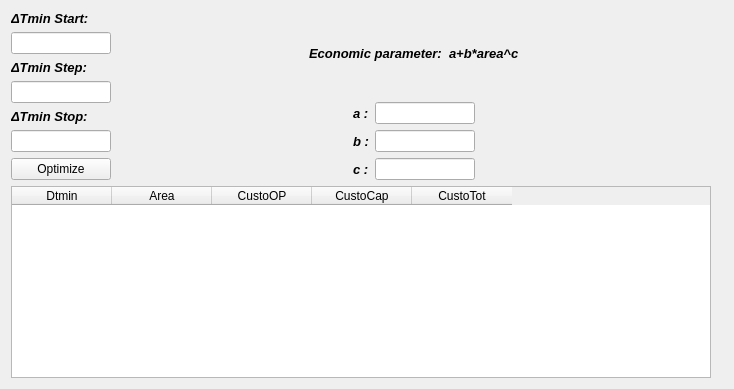
      <widget class="QWidget" name="tab_7">
       <attribute name="title">
        <string>ΔTmin Optimitazation</string>
       </attribute>
       <layout class="QVBoxLayout" name="verticalLayout_8">
        <item>
         <layout class="QHBoxLayout" name="horizontalLayout_15">
          <item>
           <layout class="QVBoxLayout" name="verticalLayout_7">
            <item>
             <layout class="QHBoxLayout" name="horizontalLayout_16">
              <item>
               <layout class="QVBoxLayout" name="verticalLayout_13">
                <item>
                 <layout class="QVBoxLayout" name="verticalLayout_14">
                  <item>
                   <widget class="QLabel" name="label_81">
                    <property name="font">
                     <font>
                      <family>Arial</family>
                      <pointsize>10</pointsize>
                      <weight>75</weight>
                      <italic>true</italic>
                      <bold>true</bold>
                     </font>
                    </property>
                    <property name="layoutDirection">
                     <enum>Qt::LeftToRight</enum>
                    </property>
                    <property name="text">
                     <string>ΔTmin Start:</string>
                    </property>
                   </widget>
                  </item>
                  <item>
                   <widget class="QLineEdit" name="dtstart">
                    <property name="maximumSize">
                     <size>
                      <width>100</width>
                      <height>16777215</height>
                     </size>
                    </property>
                    <property name="alignment">
                     <set>Qt::AlignLeading|Qt::AlignLeft|Qt::AlignVCenter</set>
                    </property>
                    <property name="clearButtonEnabled">
                     <bool>false</bool>
                    </property>
                   </widget>
                  </item>
                  <item>
                   <widget class="QLabel" name="label_82">
                    <property name="font">
                     <font>
                      <family>Arial</family>
                      <pointsize>10</pointsize>
                      <weight>75</weight>
                      <italic>true</italic>
                      <bold>true</bold>
                     </font>
                    </property>
                    <property name="text">
                     <string>ΔTmin Step:</string>
                    </property>
                   </widget>
                  </item>
                  <item>
                   <widget class="QLineEdit" name="dtstep">
                    <property name="maximumSize">
                     <size>
                      <width>100</width>
                      <height>16777215</height>
                     </size>
                    </property>
                   </widget>
                  </item>
                  <item>
                   <widget class="QLabel" name="label_83">
                    <property name="font">
                     <font>
                      <family>Arial</family>
                      <pointsize>10</pointsize>
                      <weight>75</weight>
                      <italic>true</italic>
                      <bold>true</bold>
                     </font>
                    </property>
                    <property name="text">
                     <string>ΔTmin Stop:</string>
                    </property>
                   </widget>
                  </item>
                  <item>
                   <widget class="QLineEdit" name="dtstop">
                    <property name="maximumSize">
                     <size>
                      <width>100</width>
                      <height>16777215</height>
                     </size>
                    </property>
                   </widget>
                  </item>
                  <item>
                   <widget class="QPushButton" name="otimizabotao">
                    <property name="text">
                     <string>Optimize</string>
                    </property>
                   </widget>
                  </item>
                 </layout>
                </item>
               </layout>
              </item>
              <item>
               <layout class="QVBoxLayout" name="verticalLayout_15">
                <item>
                 <layout class="QHBoxLayout" name="horizontalLayout_29">
                  <item>
                   <spacer name="horizontalSpacer_12">
                    <property name="orientation">
                     <enum>Qt::Horizontal</enum>
                    </property>
                    <property name="sizeHint" stdset="0">
                     <size>
                      <width>40</width>
                      <height>20</height>
                     </size>
                    </property>
                   </spacer>
                  </item>
                  <item>
                   <widget class="QLabel" name="label_88">
                    <property name="font">
                     <font>
                      <family>Arial</family>
                      <pointsize>10</pointsize>
                      <weight>75</weight>
                      <italic>true</italic>
                      <bold>true</bold>
                     </font>
                    </property>
                    <property name="text">
                     <string>Economic parameter:  a+b*area^c</string>
                    </property>
                   </widget>
                  </item>
                  <item>
                   <spacer name="horizontalSpacer_13">
                    <property name="orientation">
                     <enum>Qt::Horizontal</enum>
                    </property>
                    <property name="sizeHint" stdset="0">
                     <size>
                      <width>40</width>
                      <height>20</height>
                     </size>
                    </property>
                   </spacer>
                  </item>
                 </layout>
                </item>
                <item>
                 <layout class="QHBoxLayout" name="horizontalLayout_26">
                  <item>
                   <spacer name="horizontalSpacer_5">
                    <property name="orientation">
                     <enum>Qt::Horizontal</enum>
                    </property>
                    <property name="sizeHint" stdset="0">
                     <size>
                      <width>40</width>
                      <height>20</height>
                     </size>
                    </property>
                   </spacer>
                  </item>
                  <item>
                   <widget class="QLabel" name="label_87">
                    <property name="font">
                     <font>
                      <family>Arial</family>
                      <pointsize>10</pointsize>
                      <weight>75</weight>
                      <italic>true</italic>
                      <bold>true</bold>
                     </font>
                    </property>
                    <property name="text">
                     <string>a :</string>
                    </property>
                   </widget>
                  </item>
                  <item>
                   <widget class="QLineEdit" name="dtstart_4">
                    <property name="maximumSize">
                     <size>
                      <width>100</width>
                      <height>16777215</height>
                     </size>
                    </property>
                    <property name="alignment">
                     <set>Qt::AlignLeading|Qt::AlignLeft|Qt::AlignVCenter</set>
                    </property>
                    <property name="clearButtonEnabled">
                     <bool>false</bool>
                    </property>
                   </widget>
                  </item>
                  <item>
                   <spacer name="horizontalSpacer_6">
                    <property name="orientation">
                     <enum>Qt::Horizontal</enum>
                    </property>
                    <property name="sizeHint" stdset="0">
                     <size>
                      <width>40</width>
                      <height>20</height>
                     </size>
                    </property>
                   </spacer>
                  </item>
                 </layout>
                </item>
                <item>
                 <layout class="QHBoxLayout" name="horizontalLayout_27">
                  <item>
                   <spacer name="horizontalSpacer_7">
                    <property name="orientation">
                     <enum>Qt::Horizontal</enum>
                    </property>
                    <property name="sizeHint" stdset="0">
                     <size>
                      <width>40</width>
                      <height>20</height>
                     </size>
                    </property>
                   </spacer>
                  </item>
                  <item>
                   <widget class="QLabel" name="label_85">
                    <property name="font">
                     <font>
                      <family>Arial</family>
                      <pointsize>10</pointsize>
                      <weight>75</weight>
                      <italic>true</italic>
                      <bold>true</bold>
                     </font>
                    </property>
                    <property name="text">
                     <string>b :</string>
                    </property>
                   </widget>
                  </item>
                  <item>
                   <widget class="QLineEdit" name="dtstop_4">
                    <property name="maximumSize">
                     <size>
                      <width>100</width>
                      <height>16777215</height>
                     </size>
                    </property>
                   </widget>
                  </item>
                  <item>
                   <spacer name="horizontalSpacer_8">
                    <property name="orientation">
                     <enum>Qt::Horizontal</enum>
                    </property>
                    <property name="sizeHint" stdset="0">
                     <size>
                      <width>40</width>
                      <height>20</height>
                     </size>
                    </property>
                   </spacer>
                  </item>
                 </layout>
                </item>
                <item>
                 <layout class="QHBoxLayout" name="horizontalLayout_28">
                  <item>
                   <spacer name="horizontalSpacer_9">
                    <property name="orientation">
                     <enum>Qt::Horizontal</enum>
                    </property>
                    <property name="sizeHint" stdset="0">
                     <size>
                      <width>40</width>
                      <height>20</height>
                     </size>
                    </property>
                   </spacer>
                  </item>
                  <item>
                   <widget class="QLabel" name="label_89">
                    <property name="font">
                     <font>
                      <family>Arial</family>
                      <pointsize>10</pointsize>
                      <weight>75</weight>
                      <italic>true</italic>
                      <bold>true</bold>
                     </font>
                    </property>
                    <property name="text">
                     <string>c :</string>
                    </property>
                   </widget>
                  </item>
                  <item>
                   <widget class="QLineEdit" name="dtstop_5">
                    <property name="maximumSize">
                     <size>
                      <width>100</width>
                      <height>16777215</height>
                     </size>
                    </property>
                   </widget>
                  </item>
                  <item>
                   <spacer name="horizontalSpacer_10">
                    <property name="orientation">
                     <enum>Qt::Horizontal</enum>
                    </property>
                    <property name="sizeHint" stdset="0">
                     <size>
                      <width>40</width>
                      <height>20</height>
                     </size>
                    </property>
                   </spacer>
                  </item>
                 </layout>
                </item>
               </layout>
              </item>
             </layout>
            </item>
            <item>
             <widget class="QTableWidget" name="TABELA">
              <property name="minimumSize">
               <size>
                <width>700</width>
                <height>0</height>
               </size>
              </property>
              <column>
               <property name="text">
                <string>Dtmin</string>
               </property>
              </column>
              <column>
               <property name="text">
                <string>Area</string>
               </property>
              </column>
              <column>
               <property name="text">
                <string>CustoOP</string>
               </property>
              </column>
              <column>
               <property name="text">
                <string>CustoCap</string>
               </property>
              </column>
              <column>
               <property name="text">
                <string>CustoTot</string>
               </property>
              </column>
             </widget>
            </item>
           </layout>
          </item>
          <item>
           <layout class="QVBoxLayout" name="verticalLayout_6">
            <item>
             <layout class="QHBoxLayout" name="horizontalLayout_13">
              <item>
               <widget class="QFrame" name="dtminxarea"/>
              </item>
              <item>
               <widget class="QWidget" name="dtminxcusto" native="true"/>
              </item>
             </layout>
            </item>
            <item>
             <widget class="QWidget" name="dtminxut" native="true"/>
            </item>
           </layout>
          </item>
         </layout>
        </item>
       </layout>
      </widget>
